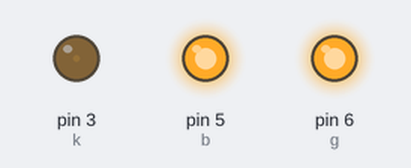
Recording of a sketch running on a simulated Arduino Uno, built with avr-gcc and run on an emulated ATmega328P. Shown: output pins drawn as LEDs (lit = HIGH).

Above: at 0.05 s.
At 1.0 s:
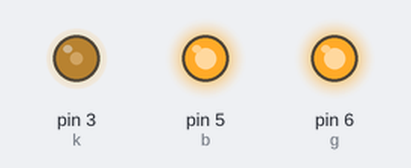
At 1.95 s:
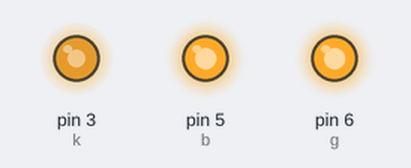
At 3.85 s:
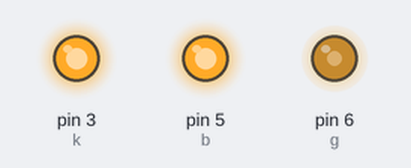
At 5.75 s:
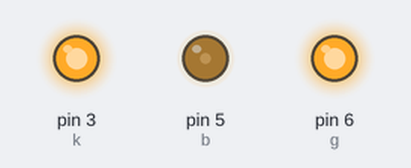
At 7.65 s:
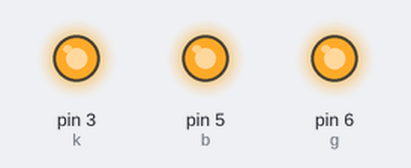
Timing chart, 0 to 10.0 s (numbered marks = the images above):
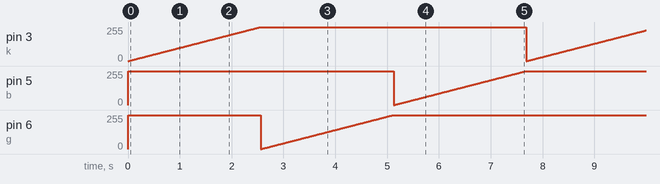

The sketch:

sketch_mar11a.ino
```cpp
int k=3;
int b=5;
int g=6;

void setup() {
pinMode(k,OUTPUT);
pinMode(b,OUTPUT);
pinMode(g,OUTPUT);
randomSeed(analogRead(0));


}

void loop() {
digitalWrite(g,1);
digitalWrite(b,1);
for(int i=0;i<=255;i++){
  analogWrite(k,i);
  delay(10);

}
for(int i=0;i<=255;i++){
  analogWrite(g,i);
  delay(10);
 }
 for(int i=0;i<=255;i++){
  analogWrite(b,i);
  delay(10);
 }
}
```

Measured:
- by itself, pin 3 (k), pin 5 (b), pin 6 (g): ramps from 0/255 to 255/255 and jumps back, once every 7.7 s
